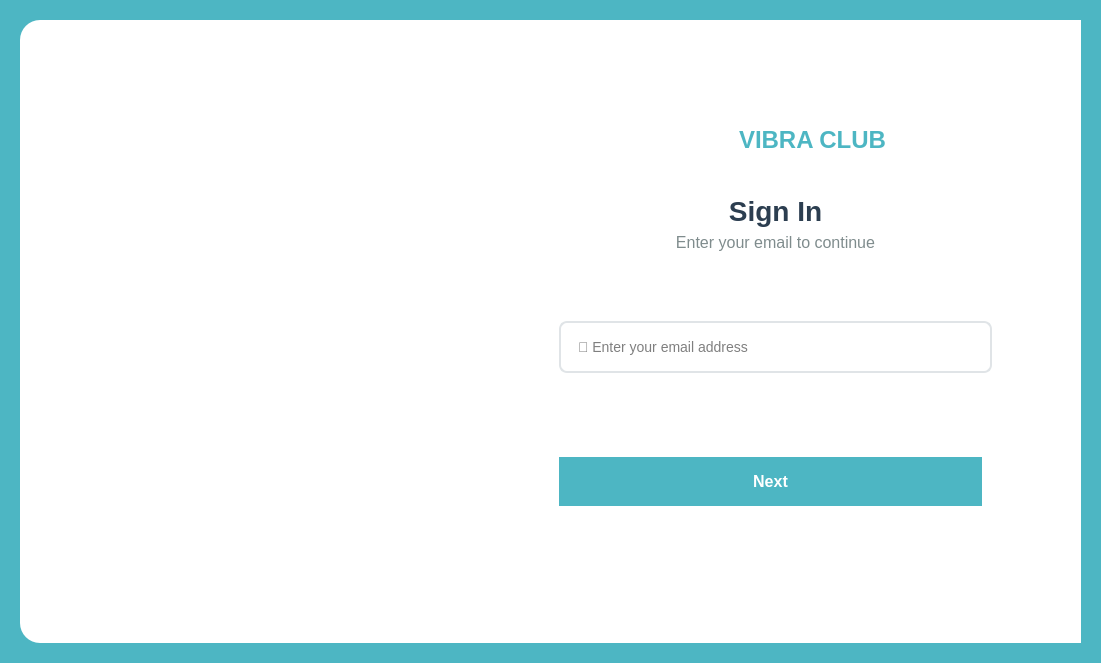
<?xml version="1.0" encoding="UTF-8"?>
<ui version="4.0">
 <class>Login</class>
 <widget class="QDialog" name="Login">
  <property name="geometry">
   <rect>
    <x>0</x>
    <y>0</y>
    <width>1101</width>
    <height>663</height>
   </rect>
  </property>
  <property name="windowTitle">
   <string>VIBRA CLUB - Login</string>
  </property>
  <property name="styleSheet">
   <string notr="true">QDialog {
    background-color: #4DB6C3;
    border-radius: 20px;
}

#mainFrame {
    background-color: white;
    border-radius: 20px;
    border: none;
}

#leftFrame {
    background: qlineargradient(x1:0, y1:0, x2:1, y2:1,
                               stop:0 #4DB6C3, stop:1 #2E9CAA);
    border-radius: 20px 0px 0px 20px;
}

#rightFrame {
    background-color: white;
    border-radius: 0px 20px 20px 0px;
    padding: 40px;
}

#beachLabel {
    background-color: transparent;
    border: none;
}

#logoCircle {
    background-color: transparent;
    border-radius: 30px;
    border: none;
}

#welcomeLabel {
    font-size: 28px;
    font-weight: bold;
    color: #2c3e50;
    background-color: transparent;
    border: none;
}

#emailLabel {
    font-size: 16px;
    color: #7f8c8d;
    background-color: transparent;
    border: none;
    margin-bottom: 20px;
}

#subtitleLabel {
    font-size: 14px;
    color: #4DB6C3;
    background-color: transparent;
    border: none;
    margin-bottom: 30px;
}

QLineEdit {
    padding: 15px;
    border: 2px solid #e0e4e7;
    border-radius: 8px;
    font-size: 14px;
    background-color: white;
    margin-bottom: 15px;
}

QLineEdit:focus {
    border-color: #4DB6C3;
    outline: none;
}

#loginButton, #nextButton {
    background-color: #4DB6C3;
    color: white;
    border: none;
    padding: 15px 30px;
    border-radius: 25px;
    font-size: 16px;
    font-weight: 600;
    margin-right: 10px;
}

#loginButton:hover, #nextButton:hover {
    background-color: #2E9CAA;
}

#loginButton:pressed, #nextButton:pressed {
    background-color: #1E7A85;
}

#backButton {
    background-color: transparent;
    color: #4DB6C3;
    border: 2px solid #4DB6C3;
    padding: 15px 30px;
    border-radius: 25px;
    font-size: 16px;
    font-weight: 600;
    margin-right: 10px;
}

#backButton:hover {
    background-color: #4DB6C3;
    color: white;
}

#backButton:pressed {
    background-color: #2E9CAA;
}

#errorLabel {
    color: #e74c3c;
    font-size: 13px;
    font-weight: normal;
    margin-top: 10px;
    background-color: transparent;
    border: none;
}</string>
  </property>
  <layout class="QVBoxLayout" name="mainLayout">
   <property name="spacing">
    <number>20</number>
   </property>
   <property name="leftMargin">
    <number>20</number>
   </property>
   <property name="topMargin">
    <number>20</number>
   </property>
   <property name="rightMargin">
    <number>20</number>
   </property>
   <property name="bottomMargin">
    <number>20</number>
   </property>
   <item>
    <widget class="QFrame" name="mainFrame">
     <layout class="QHBoxLayout" name="horizontalLayout">
      <property name="spacing">
       <number>0</number>
      </property>
      <property name="leftMargin">
       <number>0</number>
      </property>
      <property name="topMargin">
       <number>0</number>
      </property>
      <property name="rightMargin">
       <number>0</number>
      </property>
      <property name="bottomMargin">
       <number>0</number>
      </property>
      <item>
       <widget class="QFrame" name="leftFrame">
        <property name="minimumSize">
         <size>
          <width>450</width>
          <height>0</height>
         </size>
        </property>
        <layout class="QVBoxLayout" name="leftLayout">
         <property name="leftMargin">
          <number>40</number>
         </property>
         <property name="topMargin">
          <number>40</number>
         </property>
         <property name="rightMargin">
          <number>40</number>
         </property>
         <property name="bottomMargin">
          <number>40</number>
         </property>
         <item>
          <spacer name="leftTopSpacer">
           <property name="orientation">
            <enum>Qt::Orientation::Vertical</enum>
           </property>
           <property name="sizeHint" stdset="0">
            <size>
             <width>20</width>
             <height>100</height>
            </size>
           </property>
          </spacer>
         </item>
         <item>
          <widget class="QLabel" name="beachLabel">
           <property name="minimumSize">
            <size>
             <width>300</width>
             <height>300</height>
            </size>
           </property>
           <property name="text">
            <string/>
           </property>
           <property name="pixmap">
            <pixmap resource="resources.qrc">:/icons/assests/VibraClubBanner.png</pixmap>
           </property>
           <property name="scaledContents">
            <bool>true</bool>
           </property>
           <property name="alignment">
            <set>Qt::AlignmentFlag::AlignCenter</set>
           </property>
          </widget>
         </item>
         <item>
          <spacer name="leftBottomSpacer">
           <property name="orientation">
            <enum>Qt::Orientation::Vertical</enum>
           </property>
           <property name="sizeHint" stdset="0">
            <size>
             <width>20</width>
             <height>100</height>
            </size>
           </property>
          </spacer>
         </item>
        </layout>
       </widget>
      </item>
      <item>
       <widget class="QFrame" name="rightFrame">
        <property name="minimumSize">
         <size>
          <width>450</width>
          <height>0</height>
         </size>
        </property>
        <layout class="QVBoxLayout" name="rightLayout">
         <property name="leftMargin">
          <number>40</number>
         </property>
         <property name="topMargin">
          <number>40</number>
         </property>
         <property name="rightMargin">
          <number>40</number>
         </property>
         <property name="bottomMargin">
          <number>40</number>
         </property>
         <item>
          <widget class="QFrame" name="logoFrame">
           <property name="minimumSize">
            <size>
             <width>0</width>
             <height>80</height>
            </size>
           </property>
           <layout class="QHBoxLayout" name="logoLayout">
            <item>
             <spacer name="logoLeftSpacer">
              <property name="orientation">
               <enum>Qt::Orientation::Horizontal</enum>
              </property>
              <property name="sizeHint" stdset="0">
               <size>
                <width>40</width>
                <height>20</height>
               </size>
              </property>
             </spacer>
            </item>
            <item>
             <widget class="QLabel" name="logoCircle">
              <property name="minimumSize">
               <size>
                <width>60</width>
                <height>60</height>
               </size>
              </property>
              <property name="maximumSize">
               <size>
                <width>60</width>
                <height>60</height>
               </size>
              </property>
              <property name="text">
               <string/>
              </property>
              <property name="pixmap">
               <pixmap resource="resources.qrc">:/icons/assests/VibraClubLogo.png</pixmap>
              </property>
              <property name="scaledContents">
               <bool>true</bool>
              </property>
              <property name="alignment">
               <set>Qt::AlignmentFlag::AlignCenter</set>
              </property>
             </widget>
            </item>
            <item>
             <widget class="QLabel" name="logoLabel">
              <property name="styleSheet">
               <string>font-size: 24px; font-weight: bold; color: #4DB6C3; margin-left: 10px;</string>
              </property>
              <property name="text">
               <string>VIBRA CLUB</string>
              </property>
             </widget>
            </item>
            <item>
             <spacer name="logoRightSpacer">
              <property name="orientation">
               <enum>Qt::Orientation::Horizontal</enum>
              </property>
              <property name="sizeHint" stdset="0">
               <size>
                <width>40</width>
                <height>20</height>
               </size>
              </property>
             </spacer>
            </item>
           </layout>
          </widget>
         </item>
         <!-- Step 1: Email Input -->
         <item>
          <widget class="QStackedWidget" name="loginStackedWidget">
           <property name="currentIndex">
            <number>0</number>
           </property>
           <widget class="QWidget" name="emailPage">
            <layout class="QVBoxLayout" name="emailPageLayout">
             <item>
              <widget class="QLabel" name="loginTitleLabel">
               <property name="text">
                <string>Sign In</string>
               </property>
               <property name="alignment">
                <set>Qt::AlignmentFlag::AlignCenter</set>
               </property>
               <property name="styleSheet">
                <string>font-size: 28px; font-weight: bold; color: #2c3e50;</string>
               </property>
              </widget>
             </item>
             <item>
              <widget class="QLabel" name="emailInstructionLabel">
               <property name="text">
                <string>Enter your email to continue</string>
               </property>
               <property name="alignment">
                <set>Qt::AlignmentFlag::AlignCenter</set>
               </property>
               <property name="styleSheet">
                <string>font-size: 16px; color: #7f8c8d; margin-bottom: 20px;</string>
               </property>
              </widget>
             </item>
             <item>
              <spacer name="emailTopSpacer">
               <property name="orientation">
                <enum>Qt::Orientation::Vertical</enum>
               </property>
               <property name="sizeHint" stdset="0">
                <size>
                 <width>20</width>
                 <height>30</height>
                </size>
               </property>
              </spacer>
             </item>
             <item>
              <widget class="QLineEdit" name="emailLineEdit">
               <property name="placeholderText">
                <string>📧 Enter your email address</string>
               </property>
              </widget>
             </item>
             <item>
              <widget class="QLabel" name="emailErrorLabel">
               <property name="text">
                <string/>
               </property>
               <property name="alignment">
                <set>Qt::AlignmentFlag::AlignCenter</set>
               </property>
               <property name="styleSheet">
                <string>color: #e74c3c; font-size: 13px;</string>
               </property>
              </widget>
             </item>
             <item>
              <spacer name="emailMiddleSpacer">
               <property name="orientation">
                <enum>Qt::Orientation::Vertical</enum>
               </property>
               <property name="sizeHint" stdset="0">
                <size>
                 <width>20</width>
                 <height>20</height>
                </size>
               </property>
              </spacer>
             </item>
             <item>
              <widget class="QPushButton" name="nextButton">
               <property name="text">
                <string>Next</string>
               </property>
               <property name="icon">
                <iconset resource="resources.qrc">
                 <normaloff>:/icons/icons/next.png</normaloff>:/icons/icons/next.png</iconset>
               </property>
              </widget>
             </item>
             <item>
              <spacer name="emailBottomSpacer">
               <property name="orientation">
                <enum>Qt::Orientation::Vertical</enum>
               </property>
               <property name="sizeHint" stdset="0">
                <size>
                 <width>20</width>
                 <height>40</height>
                </size>
               </property>
              </spacer>
             </item>
            </layout>
           </widget>
           <widget class="QWidget" name="passwordPage">
            <layout class="QVBoxLayout" name="passwordPageLayout">
             <item>
              <widget class="QLabel" name="welcomeLabel">
               <property name="text">
                <string>Welcome Back</string>
               </property>
               <property name="alignment">
                <set>Qt::AlignmentFlag::AlignCenter</set>
               </property>
              </widget>
             </item>
             <item>
              <widget class="QLabel" name="emailLabel">
               <property name="text">
                <string>user@example.com</string>
               </property>
               <property name="alignment">
                <set>Qt::AlignmentFlag::AlignCenter</set>
               </property>
              </widget>
             </item>
             <item>
              <widget class="QLabel" name="subtitleLabel">
               <property name="text">
                <string>Application for club management</string>
               </property>
               <property name="alignment">
                <set>Qt::AlignmentFlag::AlignCenter</set>
               </property>
              </widget>
             </item>
             <item>
              <spacer name="passwordTopSpacer">
               <property name="orientation">
                <enum>Qt::Orientation::Vertical</enum>
               </property>
               <property name="sizeHint" stdset="0">
                <size>
                 <width>20</width>
                 <height>30</height>
                </size>
               </property>
              </spacer>
             </item>
             <item>
              <widget class="QLineEdit" name="passwordLineEdit">
               <property name="echoMode">
                <enum>QLineEdit::EchoMode::Password</enum>
               </property>
               <property name="placeholderText">
                <string>🔒 Enter your password</string>
               </property>
              </widget>
             </item>
             <item>
              <widget class="QLabel" name="passwordErrorLabel">
               <property name="text">
                <string/>
               </property>
               <property name="alignment">
                <set>Qt::AlignmentFlag::AlignCenter</set>
               </property>
               <property name="styleSheet">
                <string>color: #e74c3c; font-size: 13px;</string>
               </property>
              </widget>
             </item>
             <item>
              <spacer name="passwordMiddleSpacer">
               <property name="orientation">
                <enum>Qt::Orientation::Vertical</enum>
               </property>
               <property name="sizeHint" stdset="0">
                <size>
                 <width>20</width>
                 <height>20</height>
                </size>
               </property>
              </spacer>
             </item>
             <item>
              <widget class="QFrame" name="passwordButtonFrame">
               <layout class="QHBoxLayout" name="passwordButtonLayout">
                <item>
                 <widget class="QPushButton" name="backButton">
                  <property name="text">
                   <string>Back</string>
                  </property>
                  <property name="icon">
                   <iconset resource="resources.qrc">
                    <normaloff>:/icons/icons/back.png</normaloff>:/icons/icons/back.png</iconset>
                  </property>
                 </widget>
                </item>
                <item>
                 <widget class="QPushButton" name="loginButton">
                  <property name="text">
                   <string>Log In</string>
                  </property>
                  <property name="icon">
                   <iconset resource="resources.qrc">
                    <normaloff>:/icons/icons/login.png</normaloff>:/icons/icons/login.png</iconset>
                  </property>
                 </widget>
                </item>
               </layout>
              </widget>
             </item>
             <item>
              <spacer name="passwordBottomSpacer">
               <property name="orientation">
                <enum>Qt::Orientation::Vertical</enum>
               </property>
               <property name="sizeHint" stdset="0">
                <size>
                 <width>20</width>
                 <height>40</height>
                </size>
               </property>
              </spacer>
             </item>
            </layout>
           </widget>
          </widget>
         </item>
         <item>
          <spacer name="bottomSpacer">
           <property name="orientation">
            <enum>Qt::Orientation::Vertical</enum>
           </property>
           <property name="sizeHint" stdset="0">
            <size>
             <width>20</width>
             <height>40</height>
            </size>
           </property>
          </spacer>
         </item>
        </layout>
       </widget>
      </item>
     </layout>
    </widget>
   </item>
  </layout>
 </widget>
 <resources>
  <include location="resources.qrc"/>
 </resources>
 <connections/>
</ui>
